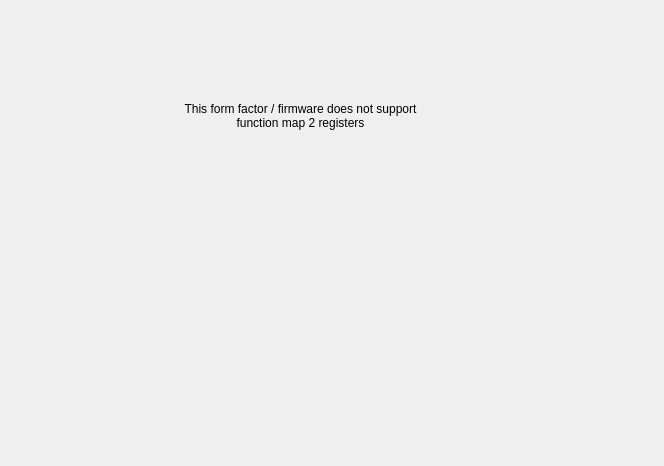
<?xml version="1.0" encoding="UTF-8"?>
<ui version="4.0">
 <class>Form</class>
 <widget class="QWidget" name="Form">
  <property name="geometry">
   <rect>
    <x>0</x>
    <y>0</y>
    <width>664</width>
    <height>466</height>
   </rect>
  </property>
  <property name="windowTitle">
   <string>Form</string>
  </property>
  <widget class="QLabel" name="label">
   <property name="geometry">
    <rect>
     <x>170</x>
     <y>70</y>
     <width>261</width>
     <height>91</height>
    </rect>
   </property>
   <property name="text">
    <string>This form factor / firmware does not support function map 2 registers</string>
   </property>
   <property name="alignment">
    <set>Qt::AlignCenter</set>
   </property>
   <property name="wordWrap">
    <bool>true</bool>
   </property>
  </widget>
  <widget class="caInclude" name="cainclude_76">
   <property name="geometry">
    <rect>
     <x>0</x>
     <y>10</y>
     <width>661</width>
     <height>25</height>
    </rect>
   </property>
   <property name="macro">
    <string notr="true">ID=0,SYS=$(SYS),DEVICE=$(DEVICE)</string>
   </property>
   <property name="filename" stdset="0">
    <string notr="true">G_EVG_sfp-min.ui</string>
   </property>
  </widget>
 </widget>
 <customwidgets>
  <customwidget>
   <class>caInclude</class>
   <extends>QWidget</extends>
   <header>caInclude</header>
  </customwidget>
 </customwidgets>
 <resources/>
 <connections/>
</ui>
